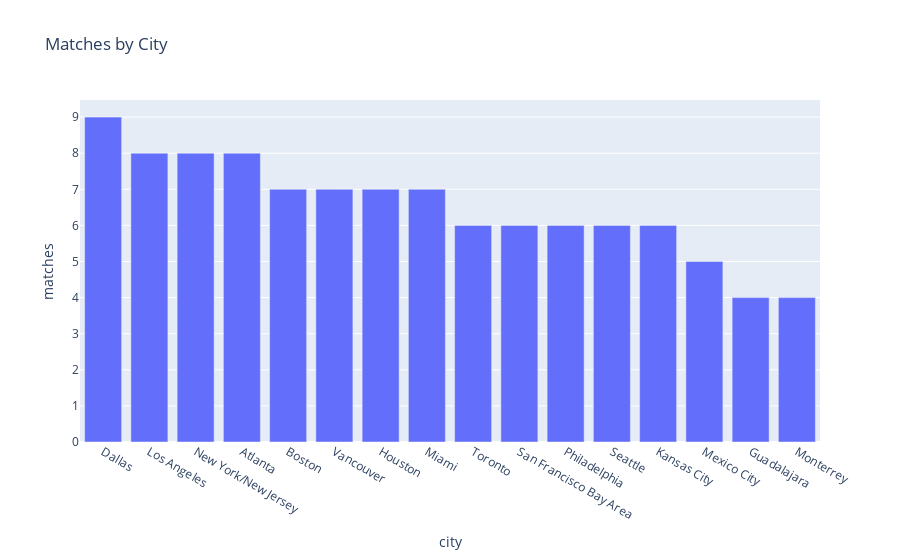

The code cell stored with this chart in its notebook:
### Code cell
fig = px.bar(city_counts.head(20), x="city", y="matches", title="Matches by City")
fig

### Figure 1 — Plotly figure (JSON) as saved in the notebook; plotly's stock layout.template omitted (floating-point values rounded to 4 significant figures)
{"data": [{"alignmentgroup": "True", "hovertemplate": "city=%{x}<br>matches=%{y}<extra></extra>", "legendgroup": "", "marker": {"color": "#636efa", "pattern": {"shape": ""}}, "name": "", "offsetgroup": "", "orientation": "v", "showlegend": false, "textposition": "auto", "type": "bar", "x": ["Dallas", "Los Angeles", "New York/New Jersey", "Atlanta", "Boston", "Vancouver", "Houston", "Miami", "Toronto", "San Francisco Bay Area", "Philadelphia", "Seattle", "Kansas City", "Mexico City", "Guadalajara", "Monterrey"], "xaxis": "x", "y": [9, 8, 8, 8, 7, 7, 7, 7, 6, 6, 6, 6, 6, 5, 4, 4], "yaxis": "y"}], "layout": {"barmode": "relative", "legend": {"tracegroupgap": 0}, "title": {"text": "Matches by City"}, "xaxis": {"anchor": "y", "domain": [0, 1], "title": {"text": "city"}}, "yaxis": {"anchor": "x", "domain": [0, 1], "title": {"text": "matches"}}}}
